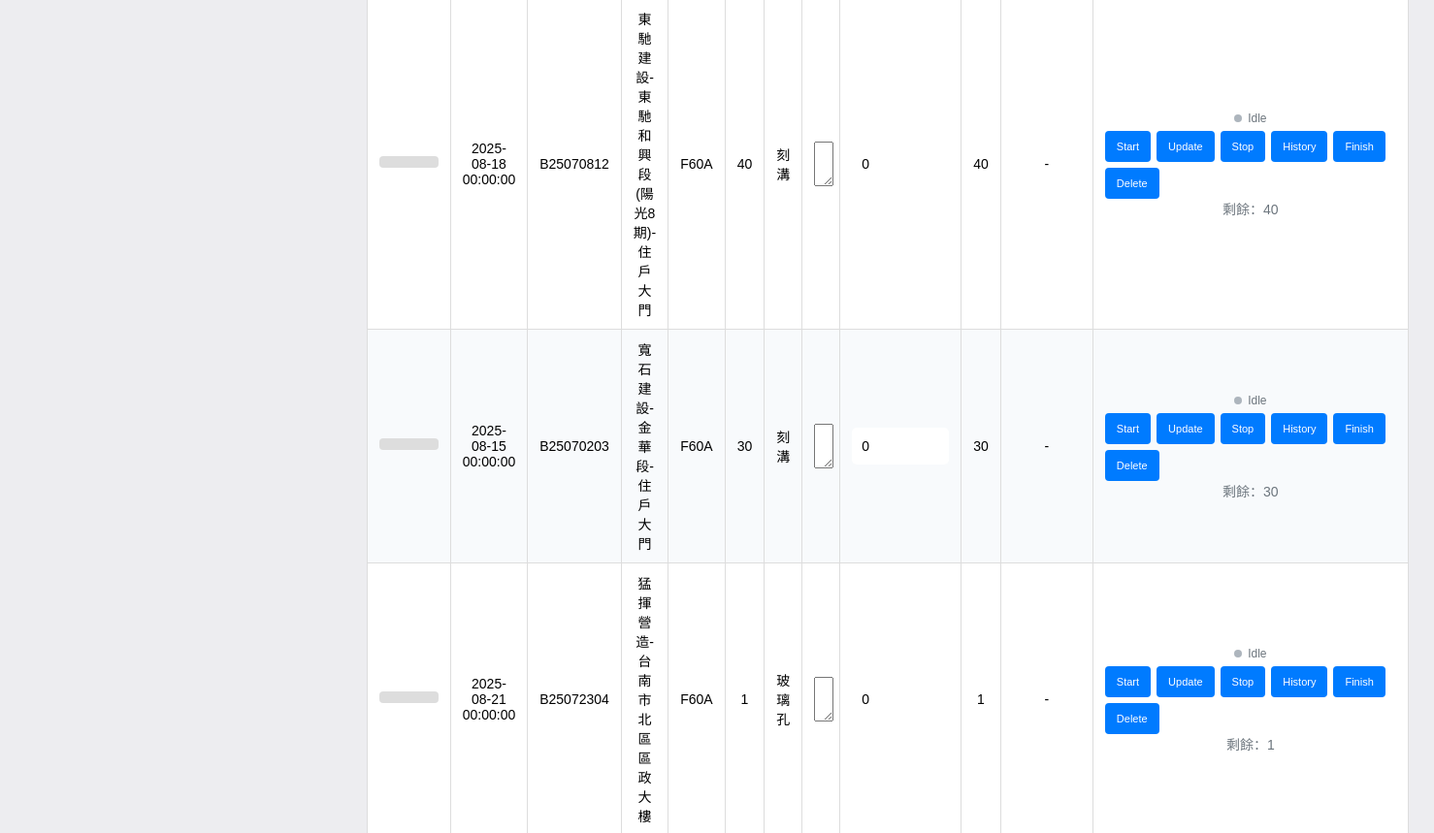
Page /stations (middle part) on the earlier database version.
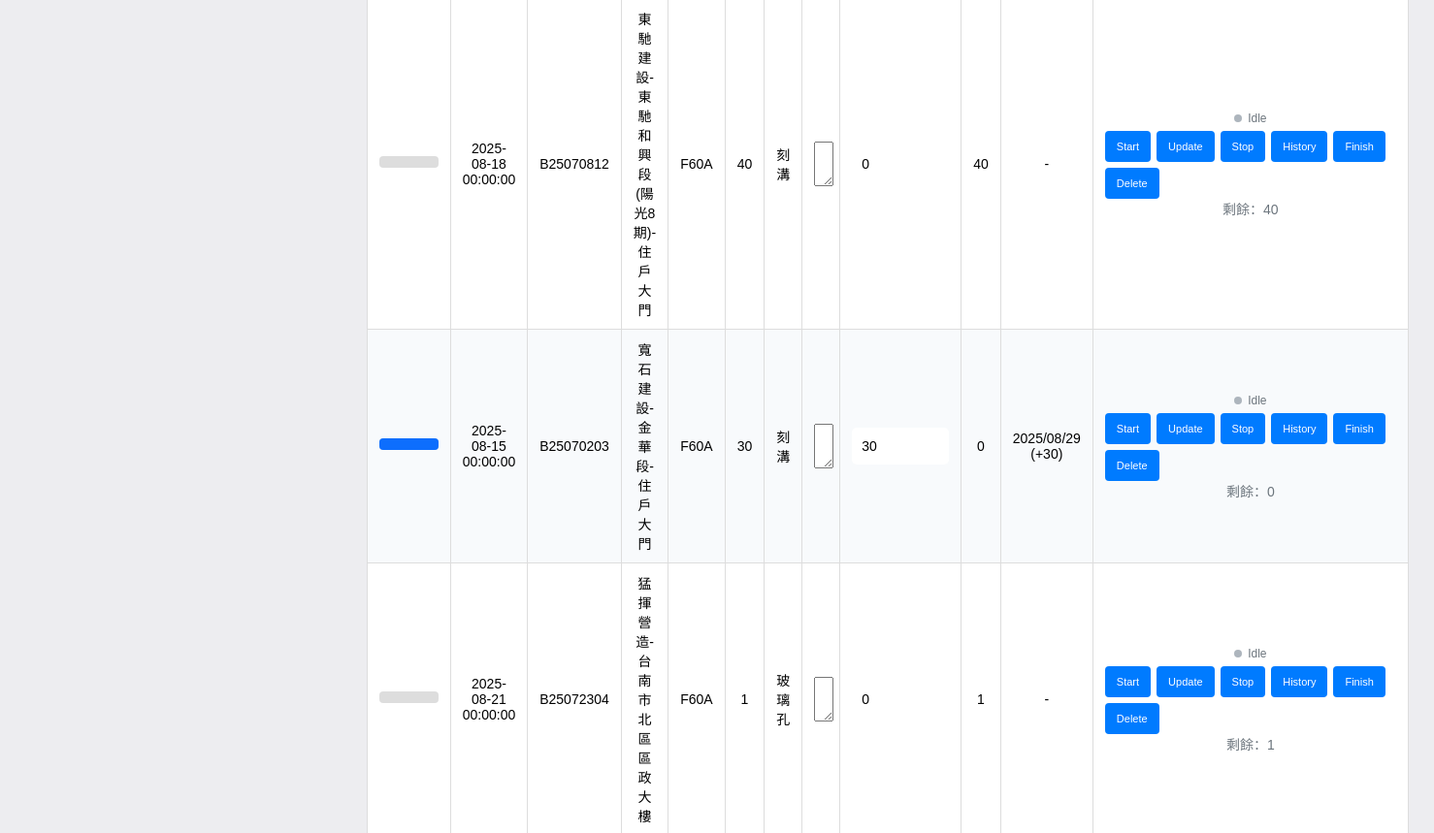
Same page on the later database version.
### models.py (models this page shows)
class Order(Base):
    __tablename__ = "orders"
    id = Column(Integer, primary_key=True, autoincrement=True)
    manufacture_code = Column(String)
    customer        = Column(String)
    product         = Column(String)
    demand_date     = Column(String)   # stored as text like "YYYY/MM/DD"
    delivery        = Column(String)   # stored as text
    quantity        = Column(Integer, default=0)
    datecreate      = Column(String)   # stored as text
    fengbian        = Column(String)
    wallpaper       = Column(String)
    jobdesc         = Column(Text)
    archived    = Column(Boolean, default=False)   # soft archive flag
    archived_at = Column(DateTime)                 # when it was archived
    created_at = Column(DateTime, default=datetime.utcnow)
    updated_at = Column(DateTime)
    tasks = relationship("Task", back_populates="order", cascade="all, delete-orphan")

class Task(Base):
    __tablename__ = "sub_tasks"
    __table_args__ = {'sqlite_autoincrement': True}
    id = Column(Integer, primary_key=True, autoincrement=True)
    order_id = Column(Integer, ForeignKey("orders.id"), nullable=False)
    group = Column("group", String, nullable=True)
    task  = Column(String, nullable=True)
    quantity = Column(Integer, nullable=True)
    completed = Column(Integer, nullable=True, default=0)
    start_time = Column(DateTime)      # may be NULL in DB
    stop_time  = Column(DateTime)
    duration_minutes = Column(Integer)
    order    = relationship("Order", back_populates="tasks")
    history  = relationship("TaskHistory", back_populates="task", cascade="all, delete-orphan")

class TaskHistory(Base):
    __tablename__ = "task_history"
    id = Column(Integer, primary_key=True, autoincrement=True)
    task_id = Column(Integer, ForeignKey("sub_tasks.id"), nullable=False)
    completed = Column(Integer)   # present after your migration
    delta     = Column(Integer)   # present after your migration
    note       = Column(String)   # e.g. "start", "stop"
    timestamp  = Column(DateTime, default=datetime.utcnow)
    start_time = Column(DateTime)
    stop_time  = Column(DateTime)
    duration_minutes = Column(Integer)
    task = relationship("Task", back_populates="history")

### app.py (the view)
@app.route("/stations")
def stations():
    group = (request.args.get("group") or "").strip()
    day   = (request.args.get("date")  or date.today().isoformat()).strip()
    with SessionLocal() as s:
        station_list = [row[0] for row in s.query(Task.group)
                                      .filter(Task.group != None)
                                      .distinct().order_by(Task.group).all()]
        if not group and station_list:
            group = station_list[0]
        plan_rows = (s.query(StationSchedule)
                      .filter(StationSchedule.station==group,
                              StationSchedule.plan_date==day)
                      .order_by(asc(StationSchedule.sequence), asc(StationSchedule.id))
                      .all())
        items = []
        if plan_rows:
            task_map = {t.id:(t,o) for t,o in s.query(Task, Order)
                                               .join(Order, Task.order_id==Order.id)
                                               .filter(Task.id.in_([p.task_id for p in plan_rows]),
                                                       or_(Order.archived==False, Order.archived.is_(None)))
                                               .all()}
            for p in plan_rows:
                t,o = task_map.get(p.task_id, (None,None))
                if not t or not o: continue
                items.append({"task": t, "order": o, "plan": p})
        else:
            q = (s.query(Task, Order)
                   .join(Order, Task.order_id==Order.id)
                   .filter(Task.group==group,
                           or_(Order.archived==False, Order.archived.is_(None)))
                   .order_by(desc(Order.id)))
            items = [{"task":t, "order":o, "plan":None} for t,o in q]
        today_str = date.today().isoformat().replace("-","/")
        return render_template("stations.html",
                               station_list=station_list,
                               selected_group=group,
                               tasks=items,
                               today_date=today_str)

### templates/stations.html (shortened to what this page needs)
<!DOCTYPE html>
<html lang="zh">
<head>
</head>
<body>
  <div class="layout">
    <main class="content">
      <table>
        <tbody>
          {% for item in tasks %}
          {% set running = (item.task.start_time and not item.task.stop_time) %}
          <tr id="task-{{ item.task.id }}" class="{{ 'is-running' if running else '' }}"
              data-order-id="{{ item.order.id }}" data-qty="{{ item.task.quantity or 0 }}">
            <td>
              <div class="progress-bar">
                <div class="progress-fill {{ 'running' if running else '' }}"
                    style="width: {{ (item.task.completed / item.task.quantity) * 100 if item.task.quantity else 0 }}%"></div>
              </div>
            </td>
            <td>{{ item.order.demand_date }}</td>
            <td>{{ item.order.manufacture_code }}</td>
            <td>{{ item.order.customer }}</td>
            <td>{{ item.order.product }}</td>
            <td data-role="qty">{{ item.task.quantity or 0 }}</td>
            <td>{{ item.task.task }}</td>
            <td>
              <textarea id="task-note-{{ item.task.id }}-{{ item.order.id }}" rows="2" style="width: 100%;" class="screen-only">{{ item.task.note or '' }}</textarea>
            </td>
            <td>
              <input id="done-{{ item.task.id }}" type="number" min="0" value="{{ item.task.completed or 0 }}" style="width:80px">
            </td>
            <td class="remaining" id="task-remaining-{{ item.task.id }}-{{ item.order.id }}">
              {% set rem = (item.task.quantity or 0) - (item.task.completed or 0) %}
              {{ rem if rem > 0 else 0 }}
            </td>
            <td id="last-update-{{ item.task.id }}-{{ item.order.id }}">
              {% if item.task.history %}
                {% set last = item.task.history|last if item.task.history else None %}
                {% if last and last.timestamp %}
                  {% if last.timestamp is string %}
                    {{ last.timestamp.split(' ')[0] }}
                  {% else %}
                    {{ last.timestamp.strftime('%Y/%m/%d') }}
                  {% endif %}
                  {% if last.delta is not none %} (+{{ last.delta }}){% endif %}
                {% else %}
                  -
                {% endif %}
              {% else %}-{% endif %}
            </td>
            <td class="actions-col">
              <div class="task-status {{ 'running' if running else '' }}">
                <span class="dot"></span><span>{{ 'Running' if running else 'Idle' }}</span>
              </div>
              <div class="actions-group">
                <button class="btn" onclick="startTask({{ item.task.id }})" {{ 'disabled' if running else '' }}>Start</button>
                <button class="btn" onclick="updateTask({{ item.task.id }}, {{ item.order.id }})">Update</button>
                <button class="btn" onclick="stopTask({{ item.task.id }})"  {{ '' if running else 'disabled' }}>Stop</button>
                <button class="btn gray" onclick="showHistory({{ item.task.id }})">History</button>
                <button class="btn red" onclick="finishTask({{ item.task.id }})">Finish</button>
                <button class="btn red" onclick="deleteTask({{ item.task.id }}, {{ item.order.id }})">Delete</button>
              </div>
              {% set rem = (item.task.quantity or 0) - (item.task.completed or 0) %}
              <div class="muted" data-remaining>
                剩餘：{{ rem if rem > 0 else 0 }}
              </div>
            </td>
          </tr>
          {% endfor %}
        </tbody>
      </table>
    </main>
  </div>
</body>
</html>

Differences in the rows shown:
changed Task (number 2 of 3 on the later page): completed 0 → 30 (drawn)
added TaskHistory: timestamp "2025/08/29", delta "30"
Other differences:
new list line: "2025-08-15 00:00:00 B25070203 寬石建設-金華段-住戶大門 F60A"
new list line: "30 刻溝  30"
new list line: "0 (+ ) Idle Start Update Stop History Finish Delete 剩餘： 0"
list line gone: "2025-08-15 00:00:00 B25070203 寬石建設-金華段-住戶大門 F60A"
list line gone: "30 刻溝  0"
list line gone: "30 - Idle Start Update Stop History Finish Delete 剩餘： 30"
